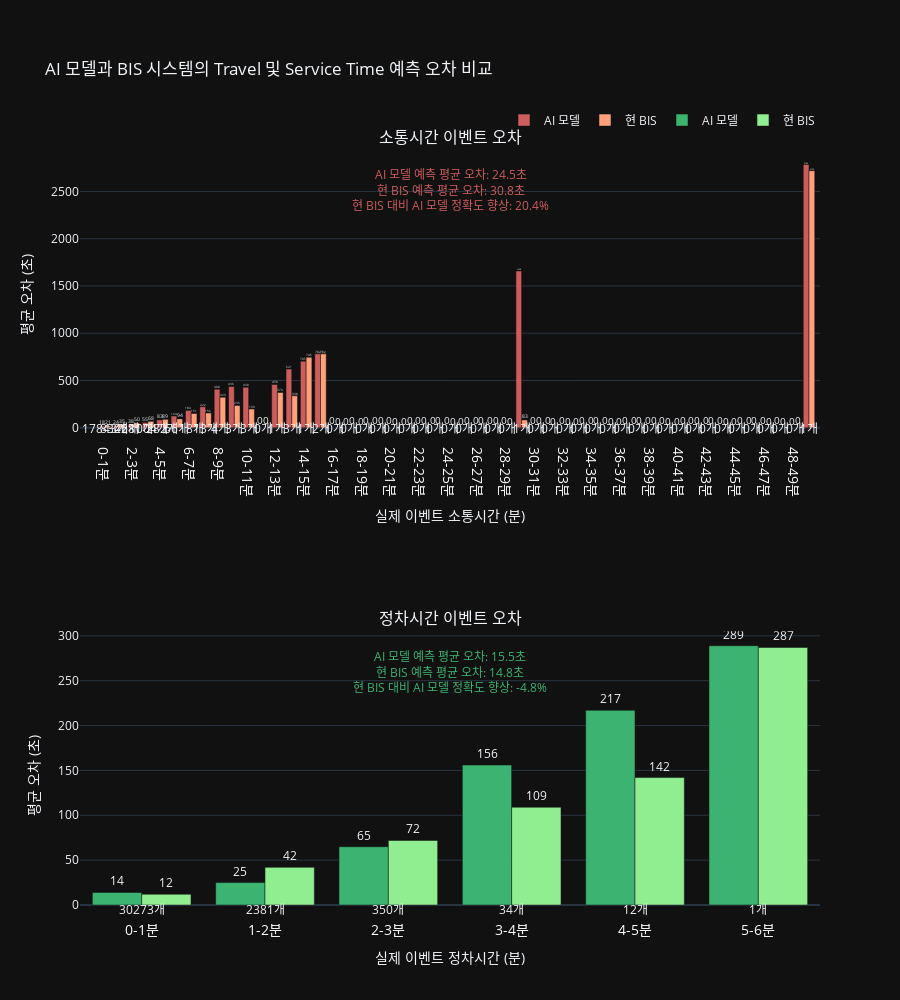

Here is the notebook cell this chart was saved with:
### Code cell
import pandas as pd
import plotly.graph_objects as go
from plotly.subplots import make_subplots

# 1. 데이터 불러오기
csv_file = '../../dataset/inference/travel/241004_노선모두_8.28~9.11_평일_속도X/0926_평일_속도X_모든노선_추론결과.csv'
df = pd.read_csv(csv_file)

# 2. 실제 이벤트 시간 데이터를 분 단위로 변환
df['TRAVEL_TIME_EVENT_MIN'] = df['TRAVEL_TIME_EVENT'] / 60  # 실제 이벤트 소통 시간 분 단위 변환
df['SERVICE_TIME_EVENT_MIN'] = df['SERVICE_TIME_EVENT'] / 60  # 실제 이벤트 정차 시간 분 단위 변환

# 3. 데이터 필터링: 소통시간과 정차시간 관련 데이터에서 AI, BIS, 실제 이벤트 값이 모두 존재하는 행만 남기기
# 소통시간 관련 데이터 필터링
df_filtered_travel = df[['TRAVEL_TIME_EVENT_MIN', 'DIFF_EVENT_AI', 'DIFF_EVENT_BIS']].dropna().copy()
# df_filtered_travel = df_filtered_travel[df_filtered_travel['TRAVEL_TIME_EVENT_MIN'] > 1]
df_filtered_travel = df_filtered_travel[df_filtered_travel['TRAVEL_TIME_EVENT_MIN'] >= 0]

# 정차시간 관련 데이터 필터링
df_filtered_service = df[['SERVICE_TIME_EVENT_MIN', 'DIFF_EVENT_SERVICE_AI', 'DIFF_EVENT_SERVICE_BIS']].dropna().copy()
# df_filtered_service = df_filtered_service[df_filtered_service['SERVICE_TIME_EVENT_MIN'] > 1]
df_filtered_service = df_filtered_service[df_filtered_service['SERVICE_TIME_EVENT_MIN'] >= 0]
df_filtered_service = df_filtered_service[df_filtered_service['SERVICE_TIME_EVENT_MIN'] <= 5]

# 4. 구간화: 1분 단위로 구간을 나눕니다.
# TRAVEL_TIME_EVENT_MIN 구간화
max_travel = df_filtered_travel['TRAVEL_TIME_EVENT_MIN'].max()
# travel_bins = list(range(1, int(max_travel) + 2))  # 1부터 최대 시간 +1까지
# travel_labels = [f"{i}-{i+1}분" for i in range(1, int(max_travel) + 1)]
travel_bins = list(range(0, int(max_travel) + 2))  # 0부터 최대 시간 +1까지
travel_labels = [f"{i}-{i+1}분" for i in range(0, int(max_travel) + 1)]
df_filtered_travel['TRAVEL_BIN'] = pd.cut(df_filtered_travel['TRAVEL_TIME_EVENT_MIN'],
                                         bins=travel_bins,
                                         labels=travel_labels,
                                         right=False)

# SERVICE_TIME_EVENT_MIN 구간화
max_service = df_filtered_service['SERVICE_TIME_EVENT_MIN'].max()
# service_bins = list(range(1, int(max_service) + 2))
# service_labels = [f"{i}-{i+1}분" for i in range(1, int(max_service) + 1)]
service_bins = list(range(0, int(max_service) + 2))
service_labels = [f"{i}-{i+1}분" for i in range(0, int(max_service) + 1)]
df_filtered_service['SERVICE_BIN'] = pd.cut(df_filtered_service['SERVICE_TIME_EVENT_MIN'],
                                           bins=service_bins,
                                           labels=service_labels,
                                           right=False)

# 5. 구간별 평균 오차 계산
# TRAVEL_TIME_EVENT_MIN 구간별
travel_group = df_filtered_travel.groupby('TRAVEL_BIN').agg(
    DIFF_EVENT_AI_MEAN=('DIFF_EVENT_AI', 'mean'),   # 실제 이벤트 - AI 소통시간 예측
    DIFF_EVENT_BIS_MEAN=('DIFF_EVENT_BIS', 'mean'),  # 실제 이벤트 - BIS 소통시간 예측
    COUNT=('TRAVEL_TIME_EVENT_MIN', 'size')          # 구간별 데이터 개수
).reset_index()

# SERVICE_TIME_EVENT 구간별
service_group = df_filtered_service.groupby('SERVICE_BIN').agg(
    DIFF_EVENT_SERVICE_AI_MEAN=('DIFF_EVENT_SERVICE_AI', 'mean'),   # 실제 이벤트 - AI 정차시간 예측
    DIFF_EVENT_SERVICE_BIS_MEAN=('DIFF_EVENT_SERVICE_BIS', 'mean'),  # 실제 이벤트 - BIS 정차시간 예측
    COUNT=('SERVICE_TIME_EVENT_MIN', 'size')                        # 구간별 데이터 개수
).reset_index()

# 6. 전체 평균 오차 및 향상 비율 계산
# TRAVEL_TIME_EVENT 전체 평균 오차 계산
mean_diff_event_ai_travel = df_filtered_travel['DIFF_EVENT_AI'].mean()
mean_diff_event_bis_travel = df_filtered_travel['DIFF_EVENT_BIS'].mean()

# SERVICE_TIME_EVENT 전체 평균 오차 계산
mean_diff_event_ai_service = df_filtered_service['DIFF_EVENT_SERVICE_AI'].mean()
mean_diff_event_bis_service = df_filtered_service['DIFF_EVENT_SERVICE_BIS'].mean()

# 소통시간 정확도 향상 비율 계산 (%)
improvement_travel = ((mean_diff_event_bis_travel - mean_diff_event_ai_travel) / mean_diff_event_bis_travel) * 100 if mean_diff_event_bis_travel != 0 else 0

# 정차시간 정확도 향상 비율 계산 (%)
improvement_service = ((mean_diff_event_bis_service - mean_diff_event_ai_service) / mean_diff_event_bis_service) * 100 if mean_diff_event_bis_service != 0 else 0

# 7. 소수점 없애기 위해 숫자를 정수로 변환하기 전에 NaN 값을 처리
travel_group['DIFF_EVENT_AI_MEAN'] = travel_group['DIFF_EVENT_AI_MEAN'].fillna(0).round(0).astype(int)
travel_group['DIFF_EVENT_BIS_MEAN'] = travel_group['DIFF_EVENT_BIS_MEAN'].fillna(0).round(0).astype(int)
service_group['DIFF_EVENT_SERVICE_AI_MEAN'] = service_group['DIFF_EVENT_SERVICE_AI_MEAN'].fillna(0).round(0).astype(int)
service_group['DIFF_EVENT_SERVICE_BIS_MEAN'] = service_group['DIFF_EVENT_SERVICE_BIS_MEAN'].fillna(0).round(0).astype(int)

# 8. Plotly 시각화
# 서브플롯 생성: 2행 1열
fig = make_subplots(rows=2, cols=1,
                    subplot_titles=("소통시간 이벤트 오차", "정차시간 이벤트 오차"),
                    shared_xaxes=False)

# 첫 번째 서브플롯: Travel Time
fig.add_trace(
    go.Bar(
        x=travel_group['TRAVEL_BIN'],
        y=travel_group['DIFF_EVENT_AI_MEAN'],
        name='AI 모델',
        marker_color='indianred',
        text=travel_group['DIFF_EVENT_AI_MEAN'],  # 평균 오차 값을 텍스트로 표시
        textposition='outside'  # 텍스트를 막대 위에 표시
    ),
    row=1, col=1
)

fig.add_trace(
    go.Bar(
        x=travel_group['TRAVEL_BIN'],
        y=travel_group['DIFF_EVENT_BIS_MEAN'],
        name='현 BIS',
        marker_color='lightsalmon',
        text=travel_group['DIFF_EVENT_BIS_MEAN'],  # 평균 오차 값을 텍스트로 표시
        textposition='outside'  # 텍스트를 막대 위에 표시
    ),
    row=1, col=1
)

# 두 번째 서브플롯: Service Time
fig.add_trace(
    go.Bar(
        x=service_group['SERVICE_BIN'],
        y=service_group['DIFF_EVENT_SERVICE_AI_MEAN'],
        name='AI 모델',
        marker_color='mediumseagreen',
        text=service_group['DIFF_EVENT_SERVICE_AI_MEAN'],  # 평균 오차 값을 텍스트로 표시
        textposition='outside'  # 텍스트를 막대 위에 표시
    ),
    row=2, col=1
)

fig.add_trace(
    go.Bar(
        x=service_group['SERVICE_BIN'],
        y=service_group['DIFF_EVENT_SERVICE_BIS_MEAN'],
        name='현 BIS',
        marker_color='lightgreen',
        text=service_group['DIFF_EVENT_SERVICE_BIS_MEAN'],  # 평균 오차 값을 텍스트로 표시
        textposition='outside'  # 텍스트를 막대 위에 표시
    ),
    row=2, col=1
)

# 텍스트 주석 추가
fig.add_annotation(
    text=f"AI 모델 예측 평균 오차: {mean_diff_event_ai_travel:.1f}초<br>현 BIS 예측 평균 오차: {mean_diff_event_bis_travel:.1f}초<br>현 BIS 대비 AI 모델 정확도 향상: {improvement_travel:.1f}%",
    xref="x domain",
    yref="y domain",
    x=0.5,
    y=0.95,
    showarrow=False,
    font=dict(size=12, color="indianred"),
    align="center",
    row=1,
    col=1
)

fig.add_annotation(
    text=f"AI 모델 예측 평균 오차: {mean_diff_event_ai_service:.1f}초<br>현 BIS 예측 평균 오차: {mean_diff_event_bis_service:.1f}초<br>현 BIS 대비 AI 모델 정확도 향상: {improvement_service:.1f}%",
    xref="x domain",
    yref="y domain",
    x=0.5,
    y=0.95,
    showarrow=False,
    font=dict(size=12, color="mediumseagreen"),
    align="center",
    row=2,
    col=1
)

# 첫 번째 서브플롯의 X축에 데이터 개수 표시 (소통시간)
for i, (bin_label, count) in enumerate(zip(travel_group['TRAVEL_BIN'], travel_group['COUNT'])):
    fig.add_annotation(
        text=f"{count}개",  # 데이터 개수 표시
        x=bin_label,
        y=-5,  # X축 바로 아래에 표시
        xref="x",  # X축 기준으로 위치 설정
        yref="paper",  # Y축은 전체 그래프 영역 기준으로 설정
        showarrow=False,
        font=dict(size=12),
        row=1,  # 첫 번째 서브플롯
        col=1
    )

# 두 번째 서브플롯의 X축에 데이터 개수 표시 (정차시간)
for i, (bin_label, count) in enumerate(zip(service_group['SERVICE_BIN'], service_group['COUNT'])):
    fig.add_annotation(
        text=f"{count}개",  # 데이터 개수 표시
        x=bin_label,
        y=-5,  # X축 바로 아래에 표시
        xref="x",  # X축 기준으로 위치 설정
        yref="paper",  # Y축은 전체 그래프 영역 기준으로 설정
        showarrow=False,
        font=dict(size=12),
        row=2,  # 두 번째 서브플롯
        col=1
    )


# 레이아웃 업데이트 (수정)
fig.update_layout(
    title_text="AI 모델과 BIS 시스템의 Travel 및 Service Time 예측 오차 비교",
    barmode='group',
    height=1000,
    margin=dict(t=150)  # 상단 마진을 늘려 주석 공간 확보
)

# 소통시간 (Travel Time) 서브플롯의 X축 레이블 스타일 변경
fig.update_xaxes(
    title_text="실제 이벤트 소통시간 (분)", 
    row=1, 
    col=1,
    tickfont=dict(size=14, color='white')  # 글자 크기와 색상 설정
)
fig.update_yaxes(title_text="평균 오차 (초)", row=1, col=1)

# 정차시간 (Service Time) 서브플롯의 X축 레이블 스타일 변경
fig.update_xaxes(
    title_text="실제 이벤트 정차시간 (분)", 
    row=2, 
    col=1,
    tickfont=dict(size=14, color='white')  # 글자 크기와 색상 설정
)
fig.update_yaxes(title_text="평균 오차 (초)", row=2, col=1)

# 범례 위치 조정
fig.update_layout(legend=dict(
    orientation="h",
    yanchor="bottom",
    y=1.02,
    xanchor="right",
    x=1
))

# 그래프 표시
fig.show()

### Figure 1 — Plotly figure (JSON) as saved in the notebook; plotly's stock layout.template omitted (floating-point values rounded to 4 significant figures)
{"data": [{"marker": {"color": "indianred"}, "name": "AI 모델", "text": [18.0, 24.0, 38.0, 55.0, 83.0, 124.0, 184.0, 222.0, 408.0, 436.0, 430.0, 0.0, 458.0, 621.0, 705.0, 782.0, 0.0, 0.0, 0.0, 0.0, 0.0, 0.0, 0.0, 0.0, 0.0, 0.0, 0.0, 0.0, 0.0, 1658.0, 0.0, 0.0, 0.0, 0.0, 0.0, 0.0, 0.0, 0.0, 0.0, 0.0, 0.0, 0.0, 0.0, 0.0, 0.0, 0.0, 0.0, 0.0, 0.0, 2786.0], "textposition": "outside", "x": ["0-1분", "1-2분", "2-3분", "3-4분", "4-5분", "5-6분", "6-7분", "7-8분", "8-9분", "9-10분", "10-11분", "11-12분", "12-13분", "13-14분", "14-15분", "15-16분", "16-17분", "17-18분", "18-19분", "19-20분", "20-21분", "21-22분", "22-23분", "23-24분", "24-25분", "25-26분", "26-27분", "27-28분", "28-29분", "29-30분", "30-31분", "31-32분", "32-33분", "33-34분", "34-35분", "35-36분", "36-37분", "37-38분", "38-39분", "39-40분", "40-41분", "41-42분", "42-43분", "43-44분", "44-45분", "45-46분", "46-47분", "47-48분", "48-49분", "49-50분"], "y": [18, 24, 38, 55, 83, 124, 184, 222, 408, 436, 430, 0, 458, 621, 705, 782, 0, 0, 0, 0, 0, 0, 0, 0, 0, 0, 0, 0, 0, 1658, 0, 0, 0, 0, 0, 0, 0, 0, 0, 0, 0, 0, 0, 0, 0, 0, 0, 0, 0, 2786], "type": "bar", "xaxis": "x", "yaxis": "y"}, {"marker": {"color": "lightsalmon"}, "name": "현 BIS", "text": [21.0, 35.0, 50.0, 68.0, 89.0, 94.0, 151.0, 156.0, 323.0, 235.0, 199.0, 0.0, 373.0, 338.0, 746.0, 782.0, 0.0, 0.0, 0.0, 0.0, 0.0, 0.0, 0.0, 0.0, 0.0, 0.0, 0.0, 0.0, 0.0, 83.0, 0.0, 0.0, 0.0, 0.0, 0.0, 0.0, 0.0, 0.0, 0.0, 0.0, 0.0, 0.0, 0.0, 0.0, 0.0, 0.0, 0.0, 0.0, 0.0, 2720.0], "textposition": "outside", "x": ["0-1분", "1-2분", "2-3분", "3-4분", "4-5분", "5-6분", "6-7분", "7-8분", "8-9분", "9-10분", "10-11분", "11-12분", "12-13분", "13-14분", "14-15분", "15-16분", "16-17분", "17-18분", "18-19분", "19-20분", "20-21분", "21-22분", "22-23분", "23-24분", "24-25분", "25-26분", "26-27분", "27-28분", "28-29분", "29-30분", "30-31분", "31-32분", "32-33분", "33-34분", "34-35분", "35-36분", "36-37분", "37-38분", "38-39분", "39-40분", "40-41분", "41-42분", "42-43분", "43-44분", "44-45분", "45-46분", "46-47분", "47-48분", "48-49분", "49-50분"], "y": [21, 35, 50, 68, 89, 94, 151, 156, 323, 235, 199, 0, 373, 338, 746, 782, 0, 0, 0, 0, 0, 0, 0, 0, 0, 0, 0, 0, 0, 83, 0, 0, 0, 0, 0, 0, 0, 0, 0, 0, 0, 0, 0, 0, 0, 0, 0, 0, 0, 2720], "type": "bar", "xaxis": "x", "yaxis": "y"}, {"marker": {"color": "mediumseagreen"}, "name": "AI 모델", "text": [14.0, 25.0, 65.0, 156.0, 217.0, 289.0], "textposition": "outside", "x": ["0-1분", "1-2분", "2-3분", "3-4분", "4-5분", "5-6분"], "y": [14, 25, 65, 156, 217, 289], "type": "bar", "xaxis": "x2", "yaxis": "y2"}, {"marker": {"color": "lightgreen"}, "name": "현 BIS", "text": [12.0, 42.0, 72.0, 109.0, 142.0, 287.0], "textposition": "outside", "x": ["0-1분", "1-2분", "2-3분", "3-4분", "4-5분", "5-6분"], "y": [12, 42, 72, 109, 142, 287], "type": "bar", "xaxis": "x2", "yaxis": "y2"}], "layout": {"xaxis": {"anchor": "y", "domain": [0.0, 1.0], "title": {"text": "실제 이벤트 소통시간 (분)"}, "tickfont": {"size": 14, "color": "white"}}, "yaxis": {"anchor": "x", "domain": [0.625, 1.0], "title": {"text": "평균 오차 (초)"}}, "xaxis2": {"anchor": "y2", "domain": [0.0, 1.0], "title": {"text": "실제 이벤트 정차시간 (분)"}, "tickfont": {"size": 14, "color": "white"}}, "yaxis2": {"anchor": "x2", "domain": [0.0, 0.375], "title": {"text": "평균 오차 (초)"}}, "annotations": [{"font": {"size": 16}, "showarrow": false, "text": "소통시간 이벤트 오차", "x": 0.5, "xanchor": "center", "xref": "paper", "y": 1.0, "yanchor": "bottom", "yref": "paper"}, {"font": {"size": 16}, "showarrow": false, "text": "정차시간 이벤트 오차", "x": 0.5, "xanchor": "center", "xref": "paper", "y": 0.375, "yanchor": "bottom", "yref": "paper"}, {"align": "center", "font": {"color": "indianred", "size": 12}, "showarrow": false, "text": "AI 모델 예측 평균 오차: 24.5초<br>현 BIS 예측 평균 오차: 30.8초<br>현 BIS 대비 AI 모델 정확도 향상: 20.4%", "x": 0.5, "xref": "x domain", "y": 0.95, "yref": "y domain"}, {"align": "center", "font": {"color": "mediumseagreen", "size": 12}, "showarrow": false, "text": "AI 모델 예측 평균 오차: 15.5초<br>현 BIS 예측 평균 오차: 14.8초<br>현 BIS 대비 AI 모델 정확도 향상: -4.8%", "x": 0.5, "xref": "x2 domain", "y": 0.95, "yref": "y2 domain"}, {"font": {"size": 12}, "showarrow": false, "text": "17843개", "x": "0-1분", "xref": "x", "y": -5, "yref": "y"}, {"font": {"size": 12}, "showarrow": false, "text": "8326개", "x": "1-2분", "xref": "x", "y": -5, "yref": "y"}, {"font": {"size": 12}, "showarrow": false, "text": "4281개", "x": "2-3분", "xref": "x", "y": -5, "yref": "y"}, {"font": {"size": 12}, "showarrow": false, "text": "1004개", "x": "3-4분", "xref": "x", "y": -5, "yref": "y"}, {"font": {"size": 12}, "showarrow": false, "text": "282개", "x": "4-5분", "xref": "x", "y": -5, "yref": "y"}, {"font": {"size": 12}, "showarrow": false, "text": "66개", "x": "5-6분", "xref": "x", "y": -5, "yref": "y"}, {"font": {"size": 12}, "showarrow": false, "text": "18개", "x": "6-7분", "xref": "x", "y": -5, "yref": "y"}, {"font": {"size": 12}, "showarrow": false, "text": "13개", "x": "7-8분", "xref": "x", "y": -5, "yref": "y"}, {"font": {"size": 12}, "showarrow": false, "text": "4개", "x": "8-9분", "xref": "x", "y": -5, "yref": "y"}, {"font": {"size": 12}, "showarrow": false, "text": "3개", "x": "9-10분", "xref": "x", "y": -5, "yref": "y"}, {"font": {"size": 12}, "showarrow": false, "text": "3개", "x": "10-11분", "xref": "x", "y": -5, "yref": "y"}, {"font": {"size": 12}, "showarrow": false, "text": "0개", "x": "11-12분", "xref": "x", "y": -5, "yref": "y"}, {"font": {"size": 12}, "showarrow": false, "text": "1개", "x": "12-13분", "xref": "x", "y": -5, "yref": "y"}, {"font": {"size": 12}, "showarrow": false, "text": "3개", "x": "13-14분", "xref": "x", "y": -5, "yref": "y"}, {"font": {"size": 12}, "showarrow": false, "text": "1개", "x": "14-15분", "xref": "x", "y": -5, "yref": "y"}, {"font": {"size": 12}, "showarrow": false, "text": "2개", "x": "15-16분", "xref": "x", "y": -5, "yref": "y"}, {"font": {"size": 12}, "showarrow": false, "text": "0개", "x": "16-17분", "xref": "x", "y": -5, "yref": "y"}, {"font": {"size": 12}, "showarrow": false, "text": "0개", "x": "17-18분", "xref": "x", "y": -5, "yref": "y"}, {"font": {"size": 12}, "showarrow": false, "text": "0개", "x": "18-19분", "xref": "x", "y": -5, "yref": "y"}, {"font": {"size": 12}, "showarrow": false, "text": "0개", "x": "19-20분", "xref": "x", "y": -5, "yref": "y"}, {"font": {"size": 12}, "showarrow": false, "text": "0개", "x": "20-21분", "xref": "x", "y": -5, "yref": "y"}, {"font": {"size": 12}, "showarrow": false, "text": "0개", "x": "21-22분", "xref": "x", "y": -5, "yref": "y"}, {"font": {"size": 12}, "showarrow": false, "text": "0개", "x": "22-23분", "xref": "x", "y": -5, "yref": "y"}, {"font": {"size": 12}, "showarrow": false, "text": "0개", "x": "23-24분", "xref": "x", "y": -5, "yref": "y"}, {"font": {"size": 12}, "showarrow": false, "text": "0개", "x": "24-25분", "xref": "x", "y": -5, "yref": "y"}, {"font": {"size": 12}, "showarrow": false, "text": "0개", "x": "25-26분", "xref": "x", "y": -5, "yref": "y"}, {"font": {"size": 12}, "showarrow": false, "text": "0개", "x": "26-27분", "xref": "x", "y": -5, "yref": "y"}, {"font": {"size": 12}, "showarrow": false, "text": "0개", "x": "27-28분", "xref": "x", "y": -5, "yref": "y"}, {"font": {"size": 12}, "showarrow": false, "text": "0개", "x": "28-29분", "xref": "x", "y": -5, "yref": "y"}, {"font": {"size": 12}, "showarrow": false, "text": "1개", "x": "29-30분", "xref": "x", "y": -5, "yref": "y"}, {"font": {"size": 12}, "showarrow": false, "text": "0개", "x": "30-31분", "xref": "x", "y": -5, "yref": "y"}, {"font": {"size": 12}, "showarrow": false, "text": "0개", "x": "31-32분", "xref": "x", "y": -5, "yref": "y"}, {"font": {"size": 12}, "showarrow": false, "text": "0개", "x": "32-33분", "xref": "x", "y": -5, "yref": "y"}, {"font": {"size": 12}, "showarrow": false, "text": "0개", "x": "33-34분", "xref": "x", "y": -5, "yref": "y"}, {"font": {"size": 12}, "showarrow": false, "text": "0개", "x": "34-35분", "xref": "x", "y": -5, "yref": "y"}, {"font": {"size": 12}, "showarrow": false, "text": "0개", "x": "35-36분", "xref": "x", "y": -5, "yref": "y"}, {"font": {"size": 12}, "showarrow": false, "text": "0개", "x": "36-37분", "xref": "x", "y": -5, "yref": "y"}, {"font": {"size": 12}, "showarrow": false, "text": "0개", "x": "37-38분", "xref": "x", "y": -5, "yref": "y"}, {"font": {"size": 12}, "showarrow": false, "text": "0개", "x": "38-39분", "xref": "x", "y": -5, "yref": "y"}, {"font": {"size": 12}, "showarrow": false, "text": "0개", "x": "39-40분", "xref": "x", "y": -5, "yref": "y"}, {"font": {"size": 12}, "showarrow": false, "text": "0개", "x": "40-41분", "xref": "x", "y": -5, "yref": "y"}, {"font": {"size": 12}, "showarrow": false, "text": "0개", "x": "41-42분", "xref": "x", "y": -5, "yref": "y"}, {"font": {"size": 12}, "showarrow": false, "text": "0개", "x": "42-43분", "xref": "x", "y": -5, "yref": "y"}, {"font": {"size": 12}, "showarrow": false, "text": "0개", "x": "43-44분", "xref": "x", "y": -5, "yref": "y"}, {"font": {"size": 12}, "showarrow": false, "text": "0개", "x": "44-45분", "xref": "x", "y": -5, "yref": "y"}, {"font": {"size": 12}, "showarrow": false, "text": "0개", "x": "45-46분", "xref": "x", "y": -5, "yref": "y"}, {"font": {"size": 12}, "showarrow": false, "text": "0개", "x": "46-47분", "xref": "x", "y": -5, "yref": "y"}, {"font": {"size": 12}, "showarrow": false, "text": "0개", "x": "47-48분", "xref": "x", "y": -5, "yref": "y"}, {"font": {"size": 12}, "showarrow": false, "text": "0개", "x": "48-49분", "xref": "x", "y": -5, "yref": "y"}, {"font": {"size": 12}, "showarrow": false, "text": "1개", "x": "49-50분", "xref": "x", "y": -5, "yref": "y"}, {"font": {"size": 12}, "showarrow": false, "text": "30273개", "x": "0-1분", "xref": "x2", "y": -5, "yref": "y2"}, {"font": {"size": 12}, "showarrow": false, "text": "2381개", "x": "1-2분", "xref": "x2", "y": -5, "yref": "y2"}, {"font": {"size": 12}, "showarrow": false, "text": "350개", "x": "2-3분", "xref": "x2", "y": -5, "yref": "y2"}, {"font": {"size": 12}, "showarrow": false, "text": "34개", "x": "3-4분", "xref": "x2", "y": -5, "yref": "y2"}, {"font": {"size": 12}, "showarrow": false, "text": "12개", "x": "4-5분", "xref": "x2", "y": -5, "yref": "y2"}, {"font": {"size": 12}, "showarrow": false, "text": "1개", "x": "5-6분", "xref": "x2", "y": -5, "yref": "y2"}], "title": {"text": "AI 모델과 BIS 시스템의 Travel 및 Service Time 예측 오차 비교"}, "margin": {"t": 150}, "barmode": "group", "height": 1000, "legend": {"orientation": "h", "yanchor": "bottom", "y": 1.02, "xanchor": "right", "x": 1}}}
